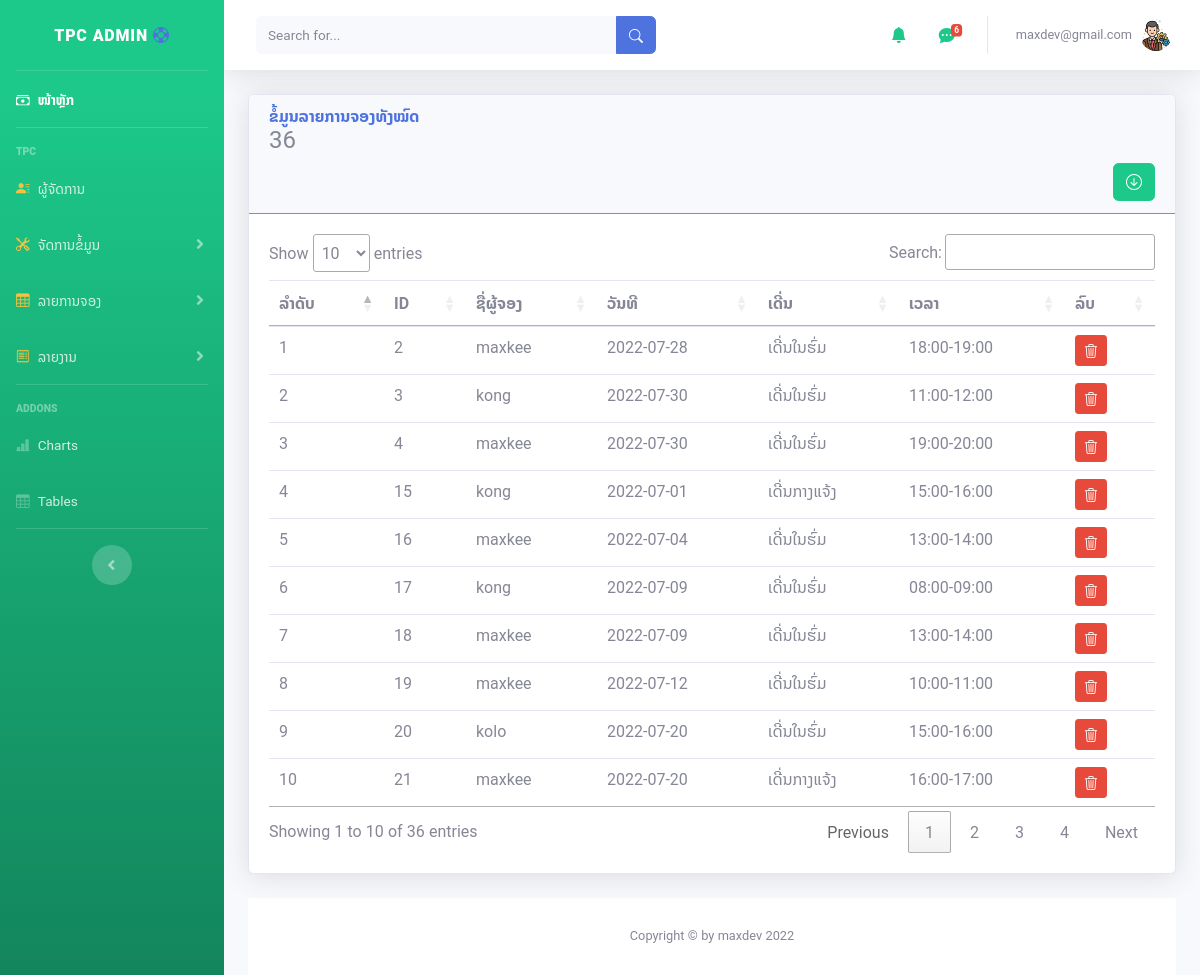
/admin/total_booking.php (signed in), run on the app's committed database.
### tables this page shows
CREATE TABLE `booking` (
  `id` int(10) NOT NULL,
  `username` varchar(30) NOT NULL,
  `court_num` int(5) NOT NULL COMMENT '1=ເດີ່ນໃນຮົ່ມ 2=ເດີ່ນກາງແຈ້ງ ',
  `date_booking` date NOT NULL,
  `time_booking` varchar(20) NOT NULL,
  `price_court` float(10,2) NOT NULL,
  `price` float(10,2) NOT NULL,
  `status` int(2) NOT NULL DEFAULT 1 COMMENT '1=ລໍຖ້າການກວດສອບ 2=ກວດສອບແລ້ວ 3 ຖືກປະຕິເສດ',
  `slip_payment` text NOT NULL,
  `ntf` int(2) NOT NULL DEFAULT 0,
  `date_save` timestamp NOT NULL DEFAULT current_timestamp() ON UPDATE current_timestamp()
);

### admin/total_booking.php (the view, shortened to what this page needs)
<?php
include('includes/header.php');
include('includes/navbar.php');
include('database/dbconfig.php');
?>
<div class="container-fluid">
  <div class="card shadow mb-4">
    <div class="card-header py3 border-success">
      <h6 class="m-0 font-weight-bold text-primary">ຂໍ້ມູນລາຍການຈອງທັງໝົດ
        <?php
        $query = "SELECT id FROM booking ORDER BY id";
        $query_run = mysqli_query($connection, $query);
        $row = mysqli_num_rows($query_run);
        echo '<h4> ' . $row . '</h4>';
        ?>
        <div class="text-right">
          <form method="POST" action="export/export_booking.php">
            <button type="submit" name="export" class="btn btn-success">
              <i class="bi bi-arrow-down-circle"></i></button>
          </form>
        </div>
      </h6>
    </div>
    <div class="card-body">
      <div class="table-responsive">
        <?php
        $query = "SELECT * FROM booking";
        $query_run = mysqli_query($connection, $query);
        ?>
        <table class="table " id="dataTable" width="100%" cellspacing="0">
          <thead>
            <tr>
              <th> ລຳດັບ </th>
              <th> ID </th>
              <th> ຊື່ຜູ້ຈອງ </th>
              <th> ວັນທີ </th>
              <th> ເດີ່ນ </th>
              <th> ເວລາ </th>
              <th>ລົບ</th>
            </tr>
          </thead>
          <tbody>
            <?php
            $No = 1;
            if (mysqli_num_rows($query_run) > 0) {
              while ($row = mysqli_fetch_assoc($query_run)) {
            ?>
                <tr>
                  <td><?php echo $No++; ?></td>
                  <td><?php echo $row['id']; ?></td>
                  <td><?php echo $row['username']; ?></td>
                  <td><?php echo $row['date_booking']; ?></td>
                  <td>
                    <?php $court = $row['court_num'];
                    if ($court == 1) {
                      echo "ເດີ່ນໃນຮົ່ມ";
                    } elseif ($court == 2) {
                      echo  "ເດີ່ນກາງແຈ້ງ";
                    }
                    ?>
                  </td>
                  <td> <?php echo $row['time_booking']; ?>
                        </td>
                  <td>
                    <form action="" method="post">
                      <button type="submit" name="delete_btn" class="btn btn-danger btn-sm " onclick="return confirm('ຍຶນຍັນການລົບ')"><i class="bi bi-trash3"></i></button>
                    </form>
                  </td>
                </tr>
            <?php
              }
            } else {
              echo "ບໍ່ມີລາຍການຈອງ!";
            }
            ?>
          </tbody>
        </table>
      </div>
    </div>
  </div>
  <?php include('includes/script.php');
  include('includes/footer.php');
  ?>

### data on the page
booking: id "2", username "maxkee", date_booking "2022-07-28", court_num "ເດີ່ນໃນຮົ່ມ", time_booking "18:00-19:00"
booking: id "3", username "kong", date_booking "2022-07-30", court_num "ເດີ່ນໃນຮົ່ມ", time_booking "11:00-12:00"
booking: id "4", username "maxkee", date_booking "2022-07-30", court_num "ເດີ່ນໃນຮົ່ມ", time_booking "19:00-20:00"
booking: id "15", username "kong", date_booking "2022-07-01", court_num "ເດີ່ນກາງແຈ້ງ", time_booking "15:00-16:00"
booking: id "16", username "maxkee", date_booking "2022-07-04", court_num "ເດີ່ນໃນຮົ່ມ", time_booking "13:00-14:00"
booking: id "17", username "kong", date_booking "2022-07-09", court_num "ເດີ່ນໃນຮົ່ມ", time_booking "08:00-09:00"
booking: id "18", username "maxkee", date_booking "2022-07-09", court_num "ເດີ່ນໃນຮົ່ມ", time_booking "13:00-14:00"
booking: id "19", username "maxkee", date_booking "2022-07-12", court_num "ເດີ່ນໃນຮົ່ມ", time_booking "10:00-11:00"
booking: id "20", username "kolo", date_booking "2022-07-20", court_num "ເດີ່ນໃນຮົ່ມ", time_booking "15:00-16:00"
booking: id "21", username "maxkee", date_booking "2022-07-20", court_num "ເດີ່ນກາງແຈ້ງ", time_booking "16:00-17:00"

### other printed values
$count "6"
$_SESSION['name'] "maxdev@gmail.com"
$row "36"
